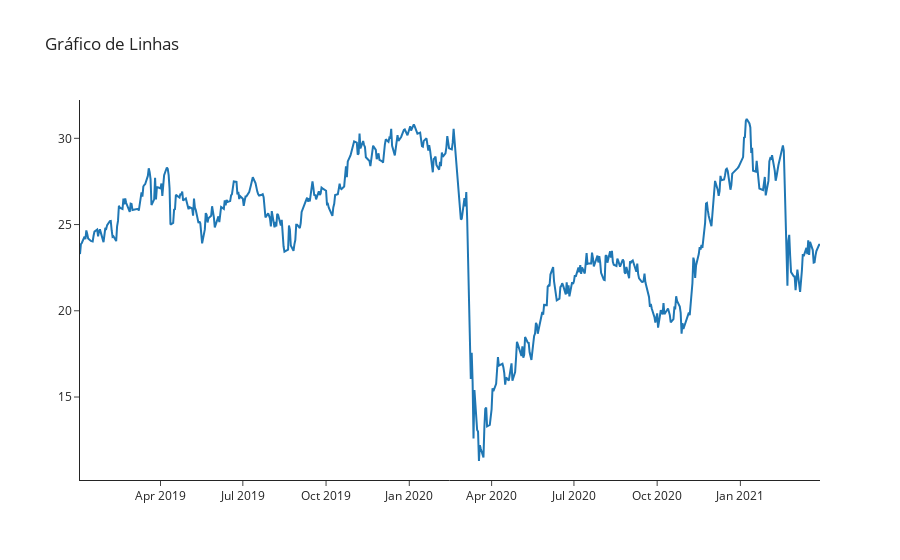

This figure's notebook cell:
### Markdown cell above
### 4.1. Gráficos  de linhas

### Code cell
# Criar a figura
fig = go.Figure()

# Cria o gráfico de linhas
fig.add_trace(go.Scatter(name='PETR4', x=df2.index, y=df2['Close']))

# Alterar layout
fig.update_layout(title_text='Gráfico de Linhas',template = 'simple_white')
fig.show()

### Figure 1 — Plotly figure (JSON) as saved in the notebook; plotly's stock layout.template omitted (floating-point values rounded to 4 significant figures; data arrays with more than 128 entries replaced by an {"elided": "..."} marker saying what was removed)
{"data": [{"name": "PETR4", "type": "scatter", "x": {"elided": "556 str values"}, "y": {"elided": "556 float values"}}], "layout": {"title": {"text": "Gráfico de Linhas"}}}
